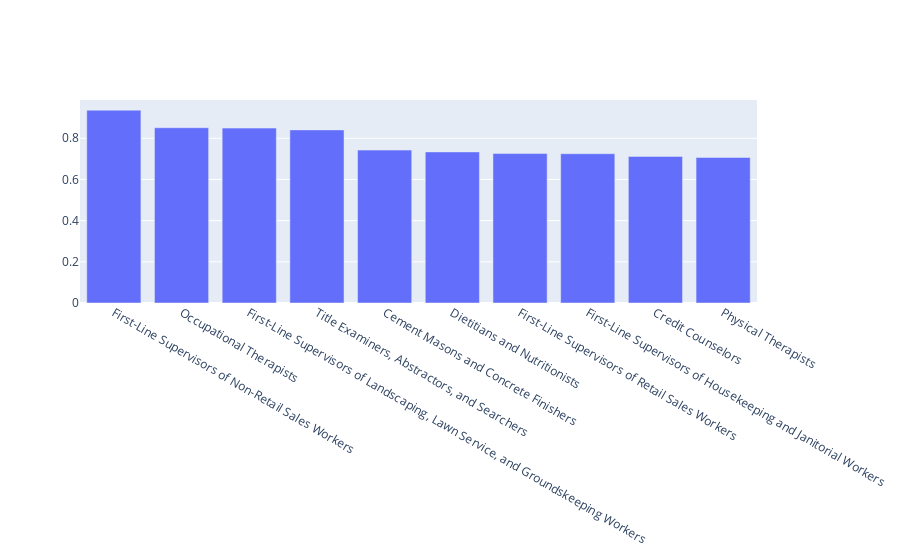

The code cell stored with this chart in its notebook:
### Code cell
distribution(occ_alg1)

### Figure 1 — Plotly figure (JSON) as saved in the notebook; plotly's stock layout.template omitted (floating-point values rounded to 4 significant figures)
{"data": [{"textposition": "auto", "type": "bar", "x": ["First-Line Supervisors of Non-Retail Sales Workers", "Occupational Therapists", "First-Line Supervisors of Landscaping, Lawn Service, and Groundskeeping Workers", "Title Examiners, Abstractors, and Searchers", "Cement Masons and Concrete Finishers", "Dietitians and Nutritionists", "First-Line Supervisors of Retail Sales Workers", "First-Line Supervisors of Housekeeping and Janitorial Workers", "Credit Counselors", "Physical Therapists", "Exercise Physiologists", "Special Education Teachers, Secondary School", "Waiters and Waitresses", "Audiologists", "Pharmacists", "Dining Room and Cafeteria Attendants and Bartender Helpers", "Food Servers, Nonrestaurant", "Middle School Teachers, Except Special and Career/Technical Education", "Special Education Teachers, Middle School", "Registered Nurses", "Industrial-Organizational Psychologists", "Sales Representatives, Wholesale and Manufacturing, Except Technical and Scientific Products", "Bill and Account Collectors", "Cargo and Freight Agents", "Food Preparation Workers", "Occupational Therapy Aides", "Insulation Workers, Mechanical", "Mathematicians", "Statisticians", "Skincare Specialists"], "y": [0.9366, 0.8512, 0.8493, 0.8407, 0.7425, 0.7337, 0.726, 0.7251, 0.7119, 0.7069]}], "layout": {"barmode": "stack", "xaxis": {"categoryorder": "total descending"}}}
